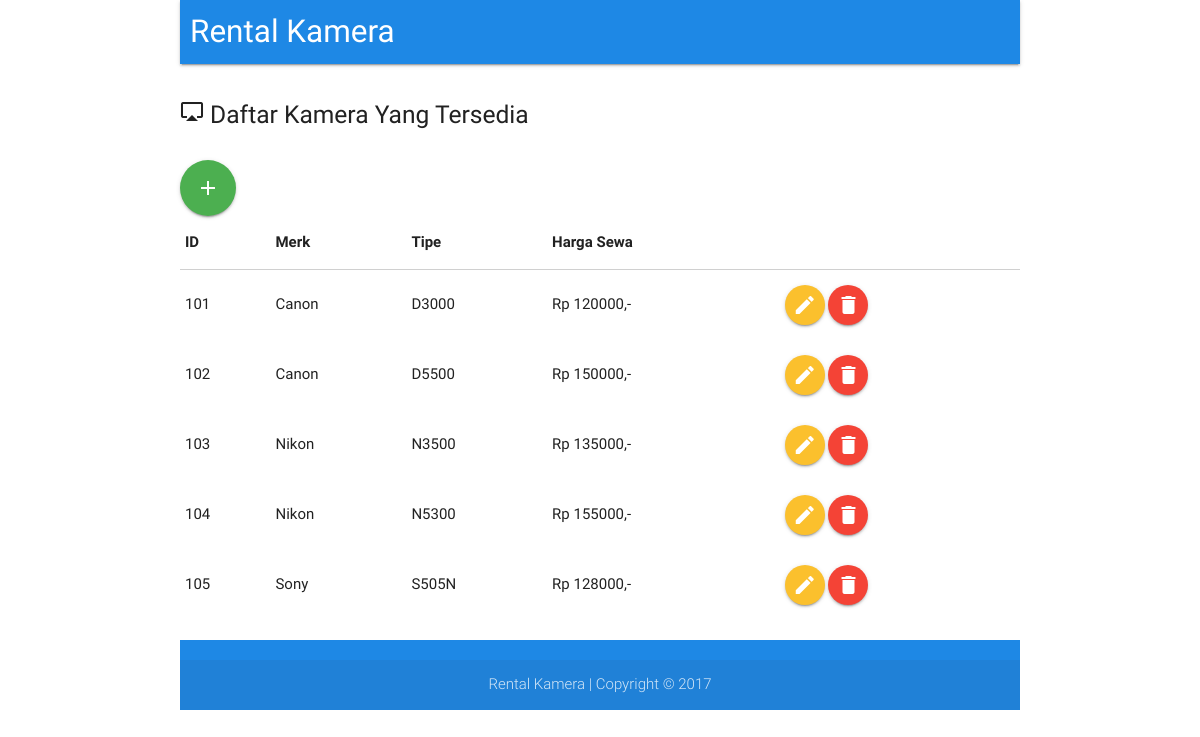
The page / on the database its author committed.
### tables this page shows
CREATE TABLE `kamera` (
  `id` int(3) NOT NULL,
  `merk` varchar(50) NOT NULL,
  `tipe` varchar(50) NOT NULL,
  `harga` int(8) NOT NULL
);

### konek.php (the view, shortened to what this page needs)
<?php
class KonekDb{
	public function __construct(){
		$this->mysqli = new mysqli("localhost", "root", "", "sewakam");
	}
	function TampilData(){
		$sql = "SELECT * FROM kamera";
		$result = $this->mysqli->query($sql);
		while($row=$result->fetch_assoc()){
		echo "
		<tr>
			<td>".$row['id']."</td>
			<td>".$row['merk']."</td>
			<td>".$row['tipe']."</td>
			<td>Rp ".$row['harga'].",-</td>
			<td>
				<a class='btn-floating yellow darken-2' href=\"edit.php?id=".$row['id']."\" >
				<i class='material-icons'>mode_edit</i></a>
				<a class='btn-floating waves-effect waves-light red' href=\"index.php?id=".$row['id']."\" >
				<i class='material-icons'>delete</i></a>
			</td>
		 </tr>";
		}
	}
}
?>

### index.php (shortened to what this page needs)
<!DOCTYPE HTML>
<html>
<?php include "addon/header.php"; ?>
<body>
<div class="container">
<div class="col s12">
<nav>
    <div class="nav-wrapper blue darken-1">
      <a href="index.php" class="brand-logo" style="margin-left: 10px;"> Rental Kamera</a>
    </div>
  </nav>
</div>
<br />
<div class="row">
<div class="col s12">
<h5><b> <i class="material-icons">airplay</i></b> Daftar Kamera Yang Tersedia</h5><br />
<a href="tambah.php" title="Tambah Data" class="btn-floating btn-large waves-effect waves-light green"><i class="material-icons">add</i></a>
      <table class="highlight">
        <thead>
          <tr>
              <th data-field="id">ID</th>
              <th data-field="name">Merk</th>
              <th data-field="price">Tipe</th>
              <th data-field="price">Harga Sewa</th>
          </tr>
        </thead>
		<tbody>
<?php
 include "konek.php";
 $kon = new KonekDb();
 echo $kon->TampilData();
?>
        </tbody>
      </table>
</div>
    </div>
<?php include "addon/footer.php"; ?>
        </div>
</body>
</html><?php

### addon/header.php (shortened to what this page needs)
<head>
			<link type="text/css" rel="stylesheet" href="css/materialize.min.css"  media="screen,projection"/>
</head>

### addon/footer.php
<footer class="page-footer blue darken-1">
    <div class="footer-copyright">
        <div class="container" align="center">
			Rental Kamera | Copyright © 2017
        </div>
    </div>
</footer>

### rows shown on the page
kamera: id "101", merk "Canon", tipe "D3000", harga "120000"
kamera: id "102", merk "Canon", tipe "D5500", harga "150000"
kamera: id "103", merk "Nikon", tipe "N3500", harga "135000"
kamera: id "104", merk "Nikon", tipe "N5300", harga "155000"
kamera: id "105", merk "Sony", tipe "S505N", harga "128000"
